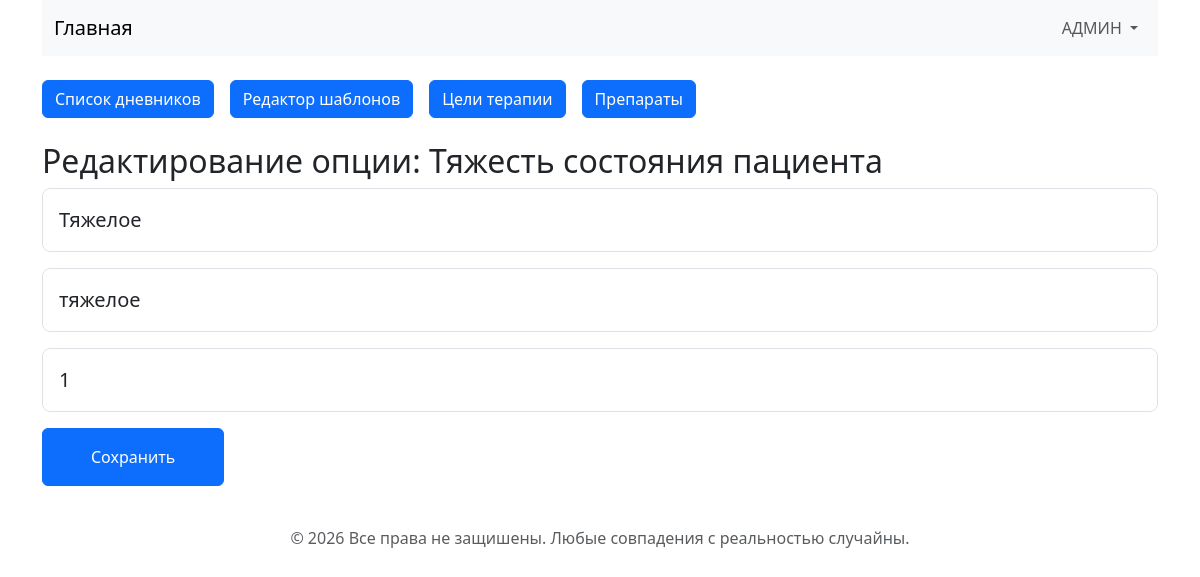
Page /variables/2/options/2/edit (signed in) on the committed database.
### app.py (models this page shows)
class TemplateVariable(db.Model):
    __tablename__ = "template_variable"
    id = db.Column(db.Integer, primary_key=True)
    category_id = db.Column(
        db.Integer,
        db.ForeignKey("category.id"),
        nullable=False,
    )
    name = db.Column(db.String(100), nullable=False, unique=False)
    label = db.Column(db.String(150), nullable=False)
    field_type = db.Column(db.String(30), nullable=False)
    required = db.Column(db.Boolean, default=False, nullable=False)
    options = db.relationship(
        "VariableOption",
        backref="variable",
        cascade="all, delete-orphan",
    )
    __table_args__ = (
        db.UniqueConstraint(
            "category_id",
            "name",
            name="unique_category_variable",
        ),
    )

class VariableOption(db.Model):
    __tablename__ = "variable_option"
    id = db.Column(db.Integer, primary_key=True)
    variable_id = db.Column(
        db.Integer,
        db.ForeignKey("template_variable.id"),
        nullable=False,
    )
    value = db.Column(db.String(255), nullable=False)
    output_value = db.Column(db.String(255), nullable=False)
    order = db.Column(db.Integer, nullable=False)

### app.py (the view, shortened to what this page needs)
@app.route(
    "/variables/<int:variable_id>/options/<int:option_id>/edit",
    methods=["GET", "POST"],
)
@login_required
def edit_option(variable_id, option_id):
    variable = TemplateVariable.query.get_or_404(variable_id)
    option = VariableOption.query.filter_by(
        id=option_id,
        variable_id=variable_id,
    ).first_or_404()
    form = VariableOptionForm(obj=option)
    return render_template(
        "add_option.html",
        form=form,
        variable=variable,
        option=option,
    )

### app.py
class VariableOptionForm(FlaskForm):
    value = StringField(
        "Значение",
        validators=[DataRequired()],
    )
    output_value = StringField(
        "Выводимое значение",
        validators=[DataRequired()],
    )
    order = IntegerField(
        "Порядок отображения",
        validators=[DataRequired()],
    )
    submit = SubmitField("Сохранить")

### app.py (called while the page is built)
@login_manager.user_loader
def load_user(user_id):
    return db.session.get(User, int(user_id))

### templates/add_option.html (shortened to what this page needs)
{% extends "base.html" %}
{% block content %}
<div class="container">
  {% if 'edit' in request.path %}
    <h2>Редактирование опции: {{ variable.label }}</h2>
  {% else %}
    <h2>Добавление опции: {{ variable.label }}</h2>
  {% endif %}
  <form method="POST">
    {{ form.value(class="form-control form-control-lg py-3 mb-3", placeholder=form.value.label.text) }}
    {{ form.output_value(class="form-control form-control-lg py-3 mb-3", placeholder=form.output_value.label.text) }}
    {{ form.order(class="form-control form-control-lg py-3 mb-3", placeholder=form.order.label.text) }}
    {{ form.submit(class="btn btn-primary px-5 py-3") }}
  </form>
</div>
{% endblock content %}

### rows in the picture
TemplateVariable: label "Тяжесть состояния пациента"
VariableOption: value "Тяжелое", output_value "тяжелое", order "1"
